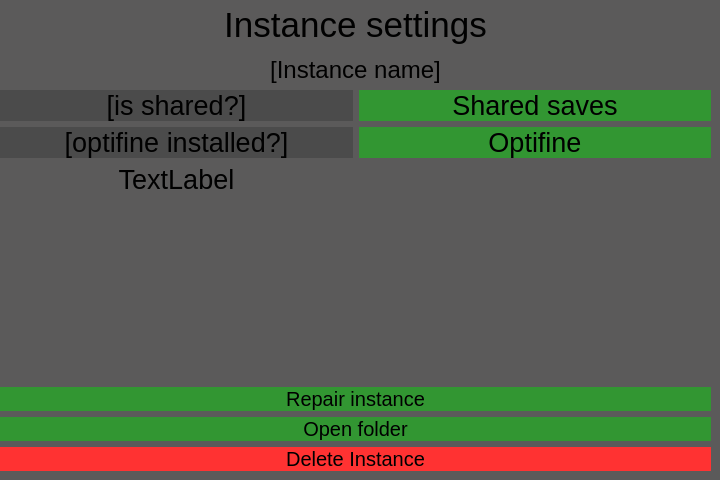
               <widget class="QWidget" name="page_about_bug">
                <property name="styleSheet">
                 <string notr="true">background:rgb(91,90,90);</string>
                </property>
                <widget class="QWidget" name="verticalLayoutWidget">
                 <property name="geometry">
                  <rect>
                   <x>0</x>
                   <y>0</y>
                   <width>711</width>
                   <height>471</height>
                  </rect>
                 </property>
                 <layout class="QVBoxLayout" name="verticalLayout_20">
                  <item>
                   <widget class="QLabel" name="label_15">
                    <property name="minimumSize">
                     <size>
                      <width>0</width>
                      <height>50</height>
                     </size>
                    </property>
                    <property name="font">
                     <font>
                      <family>Segoe UI</family>
                      <pointsize>26</pointsize>
                     </font>
                    </property>
                    <property name="text">
                     <string>Instance settings</string>
                    </property>
                    <property name="alignment">
                     <set>Qt::AlignCenter</set>
                    </property>
                   </widget>
                  </item>
                  <item>
                   <widget class="QLabel" name="label_16">
                    <property name="font">
                     <font>
                      <family>Segoe UI</family>
                      <pointsize>18</pointsize>
                     </font>
                    </property>
                    <property name="text">
                     <string>[Instance name]</string>
                    </property>
                    <property name="alignment">
                     <set>Qt::AlignCenter</set>
                    </property>
                   </widget>
                  </item>
                  <item>
                   <layout class="QHBoxLayout" name="horizontalLayout_6">
                    <item>
                     <layout class="QVBoxLayout" name="verticalLayout_22">
                      <item>
                       <widget class="QLabel" name="label_19">
                        <property name="font">
                         <font>
                          <family>Segoe UI</family>
                          <pointsize>20</pointsize>
                         </font>
                        </property>
                        <property name="styleSheet">
                         <string notr="true">background:rgb(75,75,75);</string>
                        </property>
                        <property name="text">
                         <string>[is shared?]</string>
                        </property>
                        <property name="alignment">
                         <set>Qt::AlignCenter</set>
                        </property>
                       </widget>
                      </item>
                      <item>
                       <widget class="QLabel" name="label_17">
                        <property name="font">
                         <font>
                          <family>Segoe UI</family>
                          <pointsize>20</pointsize>
                         </font>
                        </property>
                        <property name="styleSheet">
                         <string notr="true">background:rgb(75,75,75);</string>
                        </property>
                        <property name="text">
                         <string>[optifine installed?]</string>
                        </property>
                        <property name="alignment">
                         <set>Qt::AlignCenter</set>
                        </property>
                       </widget>
                      </item>
                      <item>
                       <widget class="QLabel" name="lb_bug_open">
                        <property name="font">
                         <font>
                          <family>Segoe UI</family>
                          <pointsize>20</pointsize>
                         </font>
                        </property>
                        <property name="text">
                         <string>TextLabel</string>
                        </property>
                        <property name="alignment">
                         <set>Qt::AlignCenter</set>
                        </property>
                       </widget>
                      </item>
                      <item>
                       <spacer name="verticalSpacer_7">
                        <property name="orientation">
                         <enum>Qt::Vertical</enum>
                        </property>
                        <property name="sizeHint" stdset="0">
                         <size>
                          <width>20</width>
                          <height>40</height>
                         </size>
                        </property>
                       </spacer>
                      </item>
                     </layout>
                    </item>
                    <item>
                     <layout class="QVBoxLayout" name="verticalLayout_21">
                      <item>
                       <widget class="QPushButton" name="bug_sharedsaves">
                        <property name="font">
                         <font>
                          <family>Segoe UI</family>
                          <pointsize>20</pointsize>
                         </font>
                        </property>
                        <property name="styleSheet">
                         <string notr="true">QPushButton {
	border: none;
	background-color: rgb(50,150,50);
}
QPushButton:hover {
	background-color: rgb(100,180,100);
}
</string>
                        </property>
                        <property name="text">
                         <string>Shared saves</string>
                        </property>
                        <property name="flat">
                         <bool>true</bool>
                        </property>
                       </widget>
                      </item>
                      <item>
                       <widget class="QPushButton" name="bug_optifine">
                        <property name="font">
                         <font>
                          <family>Segoe UI</family>
                          <pointsize>20</pointsize>
                         </font>
                        </property>
                        <property name="styleSheet">
                         <string notr="true">QPushButton {
	border: none;
	background-color: rgb(50,150,50);
}
QPushButton:hover {
	background-color: rgb(100,180,100);
}
</string>
                        </property>
                        <property name="text">
                         <string>Optifine</string>
                        </property>
                        <property name="flat">
                         <bool>true</bool>
                        </property>
                       </widget>
                      </item>
                      <item>
                       <spacer name="verticalSpacer_8">
                        <property name="orientation">
                         <enum>Qt::Vertical</enum>
                        </property>
                        <property name="sizeHint" stdset="0">
                         <size>
                          <width>20</width>
                          <height>40</height>
                         </size>
                        </property>
                       </spacer>
                      </item>
                     </layout>
                    </item>
                   </layout>
                  </item>
                  <item>
                   <widget class="QPushButton" name="bug_repair">
                    <property name="font">
                     <font>
                      <family>Segoe UI</family>
                      <pointsize>15</pointsize>
                     </font>
                    </property>
                    <property name="styleSheet">
                     <string notr="true">QPushButton {
	border: none;
	background-color: rgb(50,150,50);
}
QPushButton:hover {
	background-color: rgb(100,180,100);
}
</string>
                    </property>
                    <property name="text">
                     <string>Repair instance</string>
                    </property>
                    <property name="flat">
                     <bool>true</bool>
                    </property>
                   </widget>
                  </item>
                  <item>
                   <widget class="QPushButton" name="bug_openfolder">
                    <property name="font">
                     <font>
                      <family>Segoe UI</family>
                      <pointsize>15</pointsize>
                     </font>
                    </property>
                    <property name="styleSheet">
                     <string notr="true">QPushButton {
	border: none;
	background-color: rgb(50,150,50);
}
QPushButton:hover {
	background-color: rgb(100,180,100);
}
</string>
                    </property>
                    <property name="text">
                     <string>Open folder</string>
                    </property>
                    <property name="flat">
                     <bool>true</bool>
                    </property>
                   </widget>
                  </item>
                  <item>
                   <widget class="QPushButton" name="bug_bn_delete">
                    <property name="font">
                     <font>
                      <family>Segoe UI</family>
                      <pointsize>15</pointsize>
                     </font>
                    </property>
                    <property name="styleSheet">
                     <string notr="true">QPushButton {
	border: none;
	background-color: rgb(255,50,50);
}
QPushButton:hover {
	background-color: rgb(214,45,45);
}
</string>
                    </property>
                    <property name="text">
                     <string>Delete Instance</string>
                    </property>
                   </widget>
                  </item>
                 </layout>
                </widget>
               </widget>
